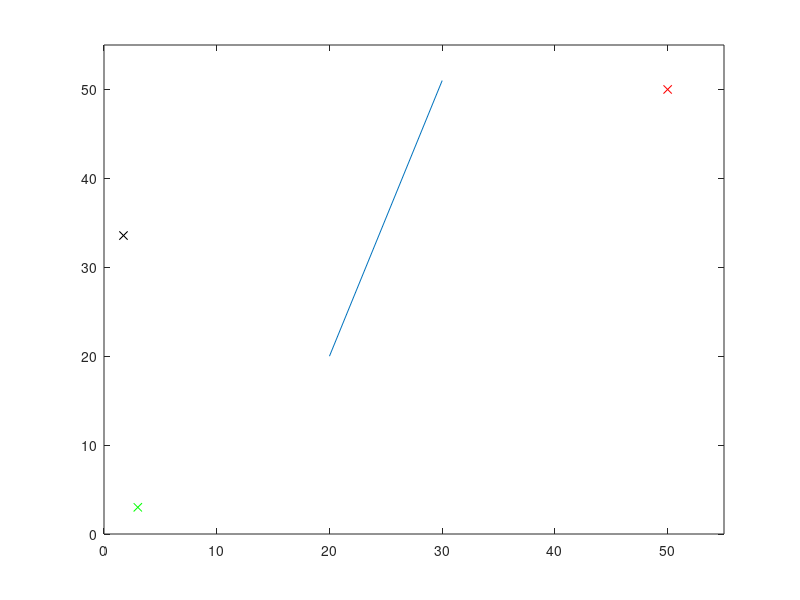

Recreate this plot in MATLAB. (Note: this script raises an error after producing the figure.)
%Belief Space Navigation
clear
% close
clf
x_start = [3; 3];
x_goal = [50; 50];        %define goal region as a function of x, y position.
opt_dist = norm(x_start - x_goal);
max_iters = 500;        %number of iterations to run
count=1;
course = [0 0 50 50];     %course size - rectangular (x1 y1 x2 y2)
 chance_constraint = .05;   
% initialize vertices, nodes
V = {};             %cell array, each row is a vertex, and each element in the row is a node
n(1).x = x_start;       %node 1 is at x_start
n(1).parent = [1, 1];   %parent node is given by index in cell array v.
n(1).sigma = [.01; .01]; 

n(1).lambda = 0 + .01*randn(3,1);
n(1).SOC = 1;
n(1).cost = 0;
V{1,1} = n(1);
n = [];
n_lowest = 1;
%E = {};                 %list of edges between nodes. define by a list of intermediate points?
Q = [1 1];
%create obstacles - need to turn this into a function, create more complex
%obstacles.
obstacles(:,1) = linspace(20, 30, 250);
obstacles(:,2) = linspace(20, 51, 250);

%state space motion model
% x = [x_pos, y_pos, theta]'
% x(t) = x(t-1) + u(t-1)+w(t)
% z(t) = x(t) + v(t)
% where w is the process noise and v is the system noise, both assumed to be gaussian.


%plot a single line obstacle
plot([obstacles(1,1);obstacles(end,1)],[obstacles(1,2);obstacles(end,2)]);
hold on
plot(V{1,1}.x(1),V{1,1}.x(2), 'gx')
plot(x_goal(1), x_goal(2), 'rx')
axis([0 course(3)+5 0 course(4)+5])
while count <max_iters      
   %sample a point
   x = rand(2,1); 
   x_new(1,1) = x(1,1)*(course(3) - course(1)) + course(1);
   x_new(2,1) = x(2,1)*(course(4) - course(2)) + course(2);
      
   %plot new point
   plot(x_new(1),x_new(2),'kx');
   %find nearest neighbor
    for i=1:(size(V,1))                            %iterates through each valid node 
      distance = norm(V{i,1}.x -  x_new);                  %finds length between vertex and new coordinate
        if (i==1) || (distance < mindist)               %1st iteration or distance is less than minimum dist
            mindist = distance;
            imin(1) = i;
        end 
    end
    
    %parent should be the node at that vertex with the lowest cost
     %    %cost function here is simply covariance (ignoring path length cost)
    smallest_cost =sqrt(V{imin(1),1}.sigma(1)^2 + V{imin(1),1}.sigma(2)^2); 
    empt = cellfun(@isempty, V);
    temp = empt(imin(1),:).*(1:size(empt,2));
    vals = temp(temp==0);
    imin(2) = 1;    
    for i = 2:length(vals)
           cost = V{imin(1), i}.cost;
        if cost< smallest_cost
           smallest_cost = cost;
           imin(2) = i;
        end
    end
    v_nearest = V{imin(1),imin(2)}.x;                           %chooses single closest point. Consider changing this to a k-nearest search
    [edge] = connect(v_nearest, x_new);
   %draw ellipses, propagate
   [success, x_ret] = propogate(edge, V{imin(1), imin(2)}, x_new,  chance_constraint, obstacles);
   if success == 1 %if there is a connection
        %add x_new to v
        %calculate properties of x_new (like cost, SOC)
            v_new = x_ret;  
            v_new.cost = norm(v_new.x - v_nearest) + V{imin(1),imin(2)}.cost;
            v_new.parent = [imin(1), imin(2)];       %adjust to find correct parent node, maybe with least covariance
%             v_new.SOC = v_new.cost*drain

            V{end+1, 1} = v_new; %#ok<SAGROW>
        %add edge 
           % E{end +1} = edge;    %#ok<SAGROW>
        %add x_new to queue
            Q= [size(V,1), 1];
            
%         %find all v within a radius
            c=2/pi*(1+1/2)^(1/2)*(course(3)*course(4)/pi)^(1/2); %coefficient for radius of the ball
            num_nodes = size(V,1)*size(V,2);
            rad = c*(log(num_nodes)/num_nodes)^(1/2);
            %find all vertices within radius
            v_near = [];        %v_near stores the index of the vertex in V.
            for i=1:size(V,1) - 1;          %Try nearest neighbors here. 
                dist = norm(V{i,1}.x - v_new.x);
                if dist < rad
                   v_near(end+1) = i;  %#ok<SAGROW>
                end
            end
     %connect to k-nearest neighbors (naive search, try using k-d tree
%      k_neighbors = 3; % number of nearest neighbors to use. 
%                list = zeros(size(V,1)-1,1);
%             for i=1:size(V,1)-1
%                list(i) = norm(V{end,1}.x - V{i,1}.x);
%             end
%             [d, neighbors] = sort(list);
%             if (length(neighbors)>k_neighbors)
%                 v_near = neighbors(1:k_neighbors); 
%             else
%                 v_near = neighbors;
%             end

            %for all nearby vertices
        for k=1:length(v_near)
            %add edges
            [e] = connect(V{v_near(k),1}.x, V{end,1}.x);
           % E{end + 1} = e;
                empt = cellfun(@isempty, V);
                temp = empt(v_near(k),:).*(1:size(empt,2));
                vals = temp(temp~=0);
                if isempty(vals)
                        Q(end+1, :) = [v_near(k), 1]; %#ok<SAGROW>
                else
                    for ind = 1:(vals(1) - 1)    
                        Q(end+1, :) = [v_near(k), ind]; %#ok<SAGROW>
                    end
                end

        end
       %while queue is not empty
       % Q = order(Q);
        while (~isempty(Q)) 
            %n = pop from queue
            [n,Q] = pop(Q);
            for k=1:length(v_near) %for all vneighbor of v(n)
                [e_near] = connect(V{v_near(k),1}.x, V{n(1),n(2)}.x);
                %n = PROPAGATE(e_near, n)
                [success, n_new] = propogate(e_near, V{v_near(k),1}, V{n(1),n(2)}.x, chance_constraint, obstacles);
                if (success) %if node can successfully be propagated
                          least_cost = 1000;
                          for i = 1:(size(V,2)) %find the node in v_nearest with the lowest cost 
                            if (isfield(V{v_near(k), i},'cost'))
                              cost = V{v_near(k),i}.cost;
                                if   cost < least_cost || i==1
                                  least_cost = V{v_near(k),i}.cost;
                                  if n(1) ~= n_lowest
                                    n_lowest = i;
                                  end 
                                end
                            end
                          end
                    n_new.cost = V{v_near(k), n_lowest}.cost + norm(V{v_near(k), 1}.x - n_new.x);
                 %if APPENDBELIEF(v_near, n)
                    %add n to queue
                 %end if
%                   
                 [V, success] = AppendBelief(V, n_new, n);
                 if (success)
                    empt = cellfun(@isempty, V);
%                     temp = empt(v_near(k),:).*(1:size(empt,2));
%                     vals = temp(temp~=0); 
%                     Q(end+1,:) =  [v_near(k) vals(1)-1]; %add n back to the queue

                    temp = empt(n(1),:).*(1:size(empt,2)); %add in properties for new node
                    vals = temp(temp~=0);        
                        if (isempty(vals))
                            V{n(1), end+1} = n_new; %#ok<SAGROW>
                            V{n(1), end}.parent = [v_near(k),n_lowest];
%                             Q(end+1,:) = [n(1) size(V,2)];
                        else
                            V{n(1), vals(1)} = n_new;
                            V{n(1), vals(1)}.parent = [v_near(k), n_lowest]; % node with the lowest cost
%                             Q(end+1, :) = [n(1) vals(1)];
                        end
                 end 
                end
                

            end
        end
    end
   count = count +1;
end

mindist = 100; %% find vertex closest to the goal
for i=1:length(V)
   d = norm(V{i,1}.x - x_goal);
   if d<mindist
      mindist = d;
      i_goal= [i, 1];
   end
end
empt = cellfun(@isempty, V);
row = empt(i_goal(1),:);
vals = row(row==0);
lowest_cost = 1000; % find node with least cost.
for ind = 1:length(vals)  
 temp =  V{i_goal(1),ind}.cost;
 if (temp<lowest_cost)
    lowest_cost = temp;
    i_goal(2) = ind;
 end
end


% plot(V{i_goal(1),i_goal(2)}.x(1), V{i_goal(1),i_goal(2)}.x(2), 'ro')
V{i_goal(1),i_goal(2)}.x %print location of goal node
par = V{i_goal(1),i_goal(2)}.parent; 

path = par;
i=i_goal;

while par(1)>1      %plot path
    plot([V{i(1), i(2)}.x(1);V{par(1),par(2)}.x(1)],[V{i(1), i(2)}.x(2);V{par(1),par(2)}.x(2)], 'g') %should be fixed to V{par(1),V{par(2)}

        x1 = V{i(1),i(2)}.x(1) + V{i(1),i(2)}.sigma(1);%*cos(V{i(1),i(2)}.x(3));
        x2 = V{i(1),i(2)}.x(1) - V{i(1),i(2)}.sigma(1);%*cos(V{i(1),i(2)}.x(3));
        y1 = V{i(1),i(2)}.x(2) + V{i(1),i(2)}.sigma(1);%*sin(V{i(1),i(2)}.x(3));
        y2 = V{i(1),i(2)}.x(2) - V{i(1),i(2)}.sigma(1);%*sin(V{i(1),i(2)}.x(3));
        ecc = sqrt(abs(V{i(1),i(2)}.sigma(1)^2) - abs(V{i(1),i(2)}.sigma(2)^2));
         a = 1/2*sqrt((x2-x1)^2+(y2-y1)^2);
         b = a*sqrt(abs(1-ecc^2));
         t = linspace(0,2*pi);
         X = a*cos(t);
         Y = b*sin(t);
         w = atan2(y2-y1,x2-x1);
         x = (x1+x2)/2 + X*cos(w) - Y*sin(w);
         y = (y1+y2)/2 + X*sin(w) + Y*cos(w);
         plot(x,y,'r-')
 
 i = par;
par = V{par(1),par(2)}.parent;
path(end+1,:) = par; %#ok<SAGROW>
end
        x1 = V{i(1),i(2)}.x(1) + V{i(1),i(2)}.sigma(1);%*cos(V{i(1),i(2)}.x(3));
        x2 = V{i(1),i(2)}.x(1) - V{i(1),i(2)}.sigma(1);%*cos(V{i(1),i(2)}.x(3));
        y1 = V{i(1),i(2)}.x(2) + V{i(1),i(2)}.sigma(1);%*sin(V{i(1),i(2)}.x(3));
        y2 = V{i(1),i(2)}.x(2) - V{i(1),i(2)}.sigma(1);%*sin(V{i(1),i(2)}.x(3));
        ecc = sqrt(abs(V{i(1),i(2)}.sigma(1)^2) - abs(V{i(1),i(2)}.sigma(2)^2));
         a = 1/2*sqrt((x2-x1)^2+(y2-y1)^2);
         b = a*sqrt(abs(1-ecc^2));
         t = linspace(0,2*pi);
         X = a*cos(t);
         Y = b*sin(t);
         w = atan2(y2-y1,x2-x1);
         x = (x1+x2)/2 + X*cos(w) - Y*sin(w);
         y = (y1+y2)/2 + X*sin(w) + Y*cos(w);
         plot(x,y,'r-')
plot([V{i(1),1}.x(1); x_start(1)], [V{i(1),1}.x(2); x_start(2)], 'g');

path %#ok<NOPTS> %print out path
%draw ellipse around point closest to the goal.


% %plot the tree
% for i=1:size(V,1)
%     for j=1:size(V,2)
%     plot([V{i,1}.x(1), V{V{i,1}.parent(1),1}.x(1)], [V{i,1}.x(2), V{V{i,1}.parent(2),1}.x(2)], 'k:')
% 
%     end
% end
